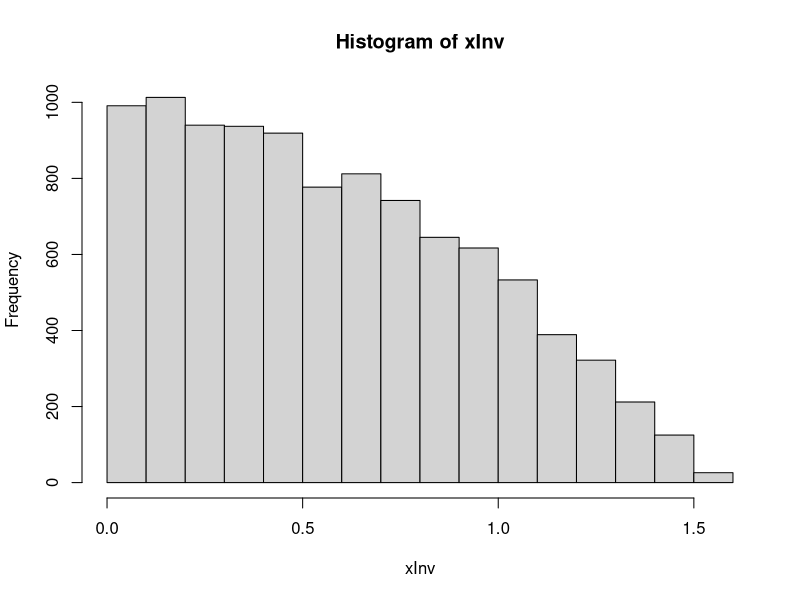
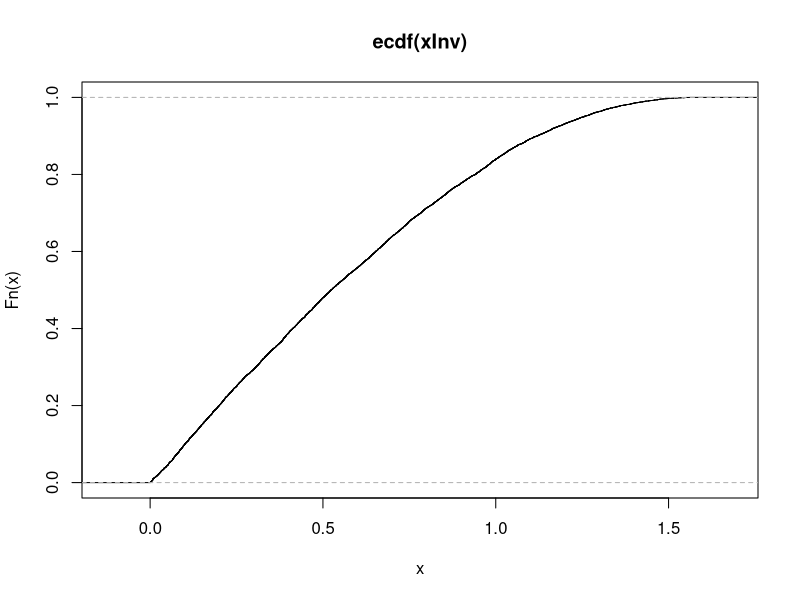
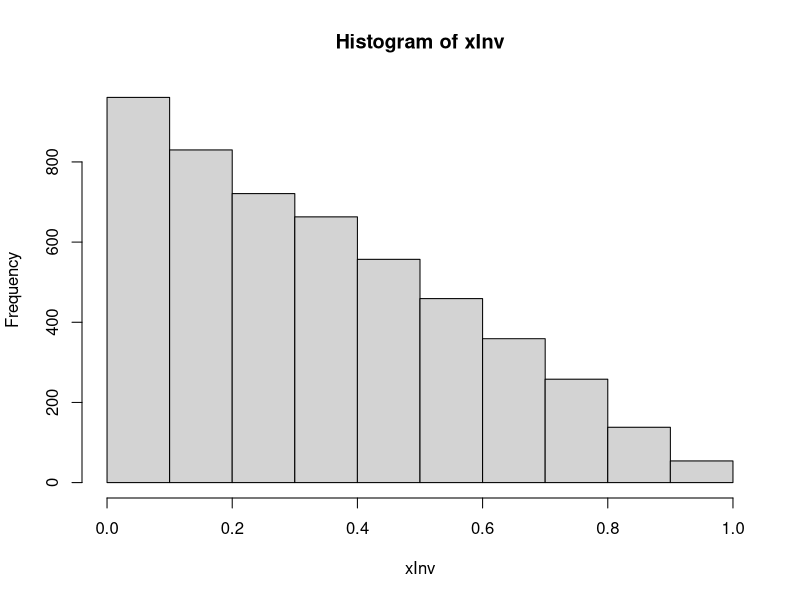
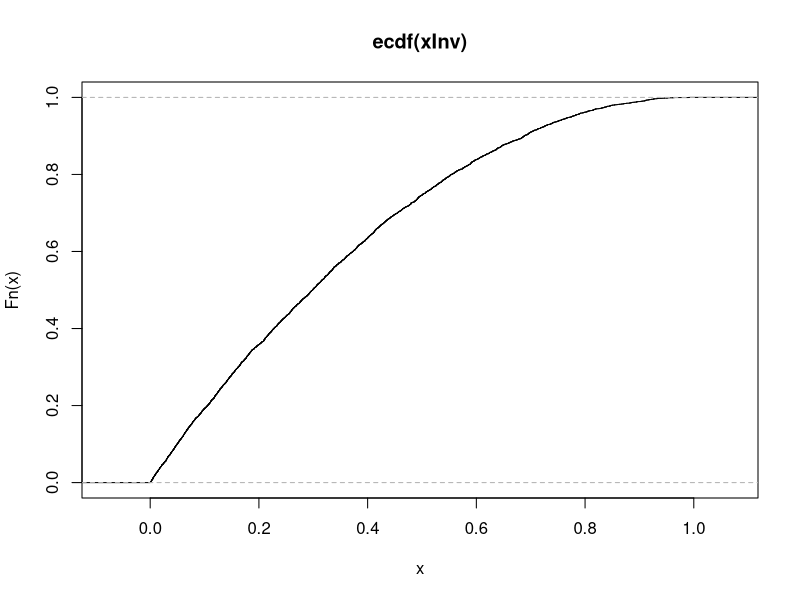
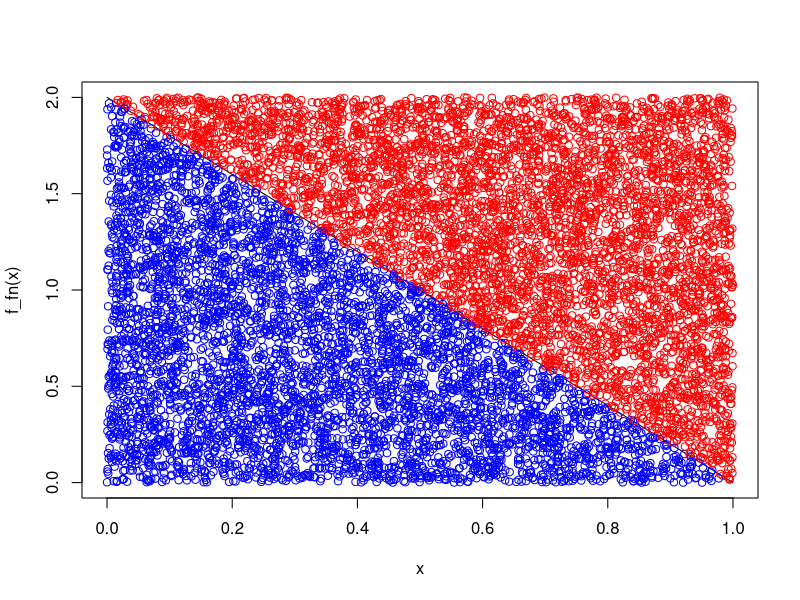
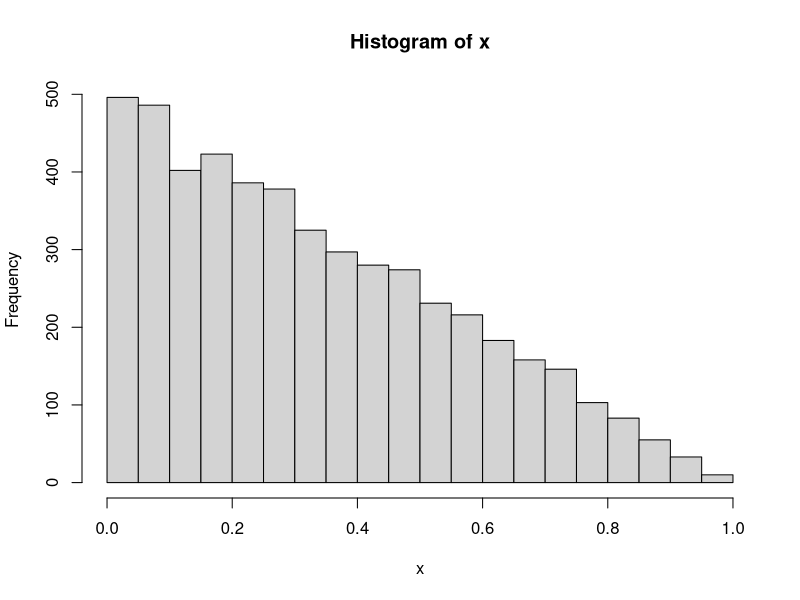
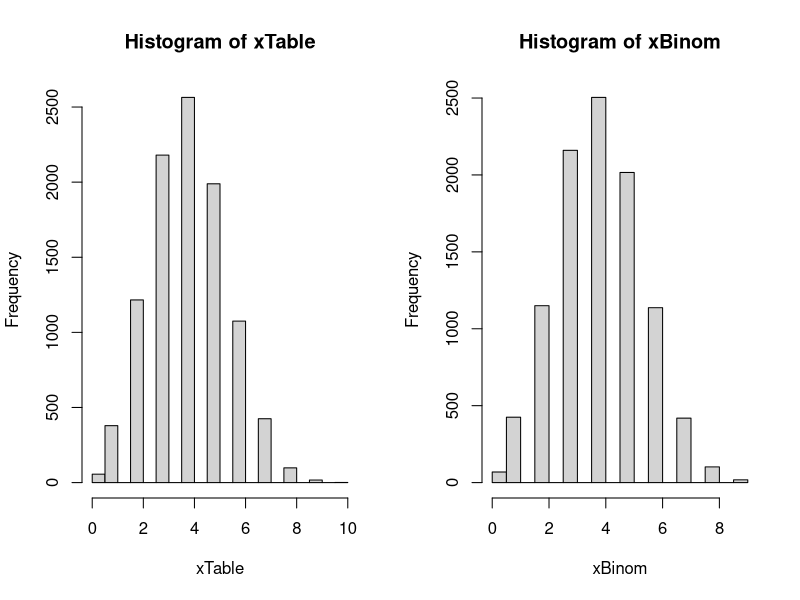

Write R code to recreate these figures, in order.
## ---- chunk 1
n = 10000
u = runif(n)
xInv = asin(u)
hist(xInv)
plot(ecdf(xInv))
## ---- chunk 2
fInv_fn = function(u){
  return(1 - sqrt(1 - u))
}

u = runif(5000)
#xInv = 1 - sqrt(1 - u)
xInv = fInv_fn(u)
hist(xInv)
plot(ecdf(xInv))
## ---- chunk 3
Simulate <- function(Nsim, f_fn, g_fn, randg_fn) {
  #M is found by finding the maximum of f(x)/g(x) over [0,1]
  M = optimize(f=function(x){f_fn(x)/g_fn(x)},interval=c(0,1),maximum=TRUE)$objective
  print(M)
  
  #graphing logic
  ylim <- c(0, M)
  xlim <- c(0, 1)
  curve(f_fn(x),from = 0,to = 1, xlim = xlim, ylim = ylim)
  par(new=T)
  
  x_star = randg_fn(Nsim)
  y_star = runif(Nsim, max = M * g_fn(x_star)) # y* drawn from proposal function g
  x = NULL
  successCount = 0
  for(i in 1:Nsim){
    #accept x* if y* <= f(x*)
    if(y_star[i] <= f_fn(x_star[i])){ 
      successCount = successCount + 1
      x[successCount] = x_star[i]
      
      #plot the accepted points
      points(x_star[i], y_star[i], xlab = NA, ylab = NA, xaxt='n', yaxt='n', xlim = xlim, ylim = ylim, col="blue")
    }
    else{
      #plot the rejected points
      points(x_star[i], y_star[i], xlab = NA, ylab = NA, xaxt='n', yaxt='n', xlim = xlim, ylim = ylim, col="red")
    }
  }
  hist(x)
  return(successCount)
}

Nsim = 10000
successCount = Simulate(Nsim, 
                        f_fn = function(u){2 - (2*u)},
                        g_fn = function (y) {dunif(y)},
                        randg_fn = function (Nsim) {runif(Nsim)})
## ---- chunk 4
n <- 10
p <- .4
t <- seq(0,n-1)
prob = pbinom(t,n,p)
## ---- chunk 5
library(knitr)
df = as.data.frame(round(t(prob),4))
colnames(df) = t
kable(df)
## ---- chunk 6
Nsim=10^4; 
xTable=numeric(Nsim)
uvec = runif(Nsim)
xTable = as.numeric(lapply(uvec, function(u){ sum(prob<u)}))
## ---- chunk 7
xBinom = rbinom(Nsim, n, p)
par(mfcol = c(1,2))
hist(xTable)
hist(xBinom)
